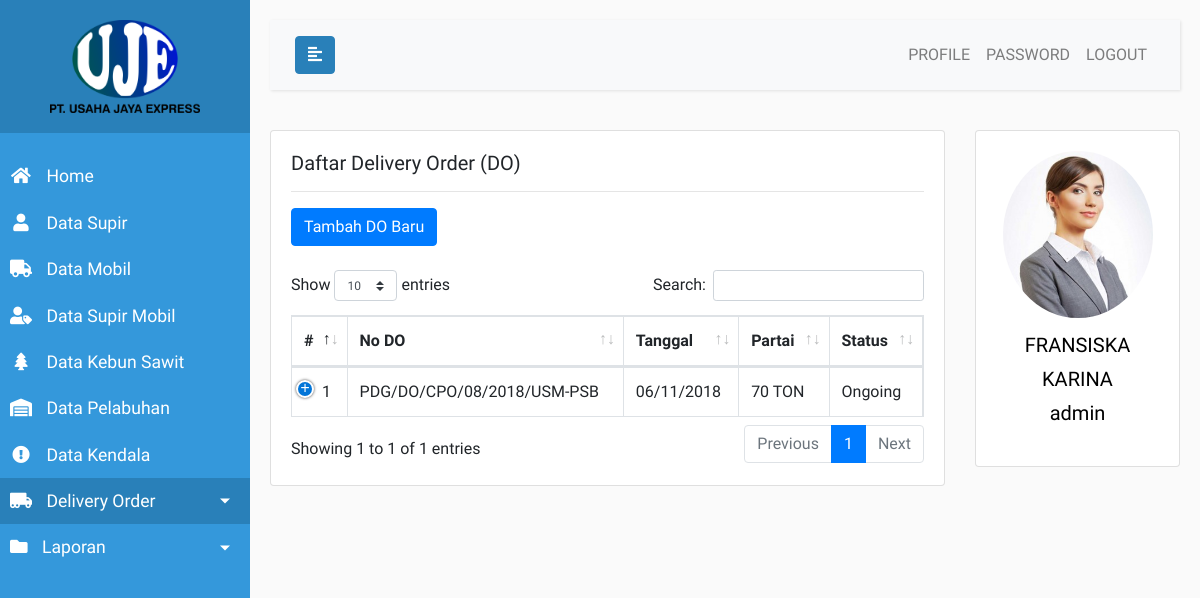
Page /admin.php?page=daftar-do (signed in) on the earlier database version.
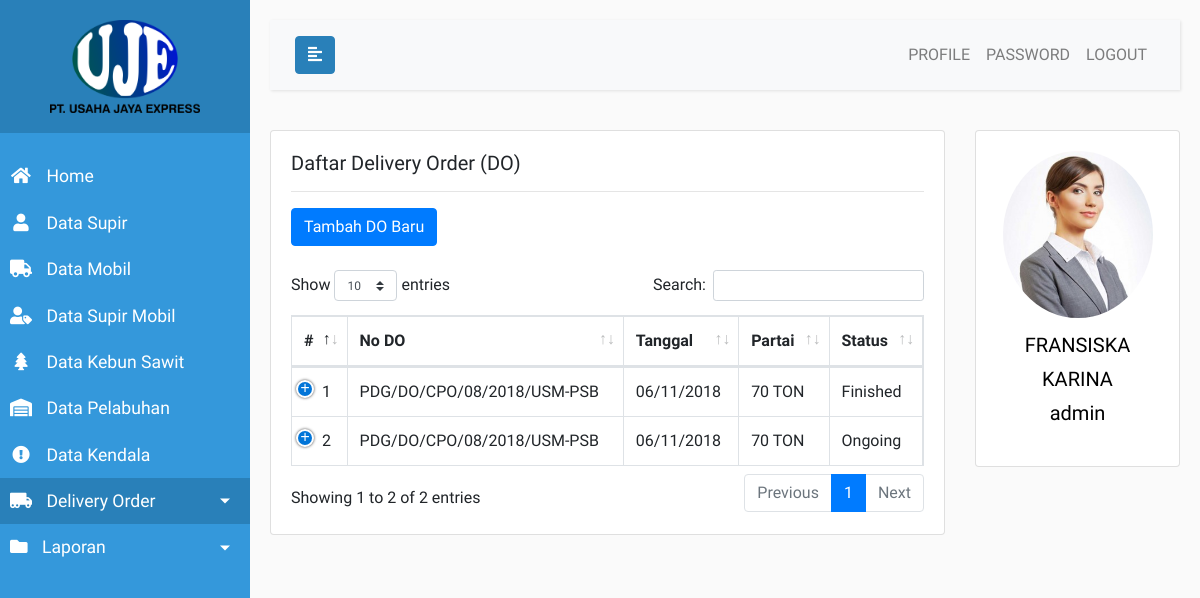
Same page on the later database version.
### tables this page shows
CREATE TABLE `tb_jalan` (
  `id` int(11) NOT NULL AUTO_INCREMENT,
  `user_id` int(11) NOT NULL,
  `kebun_id` int(11) NOT NULL,
  `pelabuhan_id` int(11) NOT NULL,
  `do_no` varchar(100) NOT NULL,
  `do_tanggal` date NOT NULL,
  `partai` float NOT NULL,
  `jenis` enum('CPO') NOT NULL,
  `nominal` int(11) NOT NULL,
  `status` tinyint(4) NOT NULL DEFAULT '0',
  `dobel` tinyint(4) NOT NULL DEFAULT '0',
  PRIMARY KEY (`id`),
  KEY `FK2` (`user_id`),
  KEY `FK3` (`kebun_id`),
  KEY `FK4` (`pelabuhan_id`),
  CONSTRAINT `FK2` FOREIGN KEY (`user_id`) REFERENCES `tb_user` (`id`) ON DELETE CASCADE ON UPDATE CASCADE,
  CONSTRAINT `FK3` FOREIGN KEY (`kebun_id`) REFERENCES `tb_kebun` (`id`) ON DELETE CASCADE ON UPDATE CASCADE,
  CONSTRAINT `FK4` FOREIGN KEY (`pelabuhan_id`) REFERENCES `tb_pelabuhan` (`id`) ON DELETE CASCADE ON UPDATE CASCADE
);

CREATE TABLE `tb_user` (
  `id` int(11) NOT NULL AUTO_INCREMENT,
  `username` varchar(20) NOT NULL,
  `password` varchar(100) NOT NULL,
  `hak_akses` enum('admin','pimpinan') NOT NULL,
  `status` tinyint(4) NOT NULL DEFAULT '1',
  `nama` varchar(100) NOT NULL,
  `jenis_kelamin` enum('pria','wanita') NOT NULL,
  `tempat_lahir` varchar(50) NOT NULL,
  `tanggal_lahir` date NOT NULL,
  `alamat` text NOT NULL,
  `telepon` varchar(13) NOT NULL,
  `foto` varchar(100) NOT NULL,
  PRIMARY KEY (`id`)
);

### app/app.php (called while the page is built, shortened)
<?php
	function koneksi() {
		$host = 'localhost';
		$user = 'root';
		$pass = '';
		$db = 'pt-uje-db';
		$conn = mysqli_connect($host, $user, $pass, $db);
		return $conn;
	}
	function getProfile() {
		$conn = koneksi();
		$uid = $_SESSION['uid'];
		$query = "SELECT * FROM tb_user WHERE id = '$uid'";
		$process = mysqli_query($conn, $query);
		$data = mysqli_fetch_assoc($process);
		return $data;
	}
?>

### views/admin/do/daftar-do.php (the view, shortened to what this page needs)
<div class="row">
	<div class="col-md-9">
		<div class="card">
			<div class="card-body">
				<h5 class="card-title">Daftar Delivery Order (DO)</h5><hr>
				<a href="?page=tambah-do" target="_blank" class="btn btn-primary">Tambah DO Baru</a><br><br>
				<table id="table-data-do" class="table table-bordered display responsive nowrap" style="width:100%">
					<thead>
						<tr>
							<th>#</th>
							<th>No DO</th>
							<th>Tanggal</th>
							<th>Partai</th>
							<th>Status</th>
						</tr>
					</thead>
					<tbody>
						<?php
							$list_data = [];
							$query = "SELECT * FROM tb_jalan";
							$process = mysqli_query($conn, $query);
							while($row = mysqli_fetch_array($process)) {
								$list_data[] = $row;
							}
							foreach ($list_data as $key => $value) {
						?>
							<tr>
								<td><?php echo $key+1 ?></td>
								<td><?php echo $value['do_no'] ?></td>
								<td><?php echo date('d/m/Y', strtotime($value['do_tanggal'])) ?></td>
								<td><?php echo number_format($value['partai']) ?> TON</td>
								<td><?php echo $value['status'] == '0' ? 'Ongoing' : 'Finished' ?></td>
							</tr>
						<?php
							}
						?>
					</tbody>
				</table>
			</div>
		</div>
	</div>
	<div class="col-md-3">
		<?php include 'views/partials/rightbar.php'; ?>
	</div>
</div>

### admin.php (shortened to what this page needs)
<?php
	require_once 'app/app.php';
	$conn = koneksi();
?>
<!DOCTYPE html>
<html>
<head>
	<link rel="stylesheet" href="assets/vendors/bootstrap/css/bootstrap.min.css">
	<link rel="stylesheet" href="assets/vendors/fontawesome/css/all.min.css">
	<link rel="stylesheet" href="assets/vendors/sweetalert/dist/sweetalert2.min.css">
	<link rel="stylesheet" href="assets/vendors/airdatepicker/dist/css/datepicker.min.css">
	<link rel="stylesheet" href="assets/vendors/datatables/datatables.min.css">
	<link rel="stylesheet" href="assets/vendors/select2/dist/css/select2.min.css">
	<link rel="stylesheet" href="assets/vendors/select2-bootstrap4/dist/select2-bootstrap4.min.css">
	<link rel="stylesheet" href="assets/css/app.css">
</head>
<body>
	<div class="wrapper">
		<?php include 'views/partials/sidebar.php'; ?>
        <div id="content">
			<?php include 'views/partials/navbar.php'; ?>
			<?php
				if (isset($_GET['page'])) {
					$page = $_GET['page'];
					if ($page == 'home') {
						include 'views/admin/home.php';
					} elseif ($page == 'profile') {
						include 'views/admin/profile.php';
					} elseif ($page == 'ubah-password') {
						include 'views/admin/ubah-password.php';
					} elseif ($page == 'supir') {
						include 'views/admin/supir/kelola-supir.php';
					} elseif ($page == 'mobil') {
						include 'views/admin/mobil/kelola-mobil.php';
					} elseif ($page == 'supir_mobil') {
						include 'views/admin/supir_mobil/kelola-supir-mobil.php';
					} elseif ($page == 'kebun') {
						include 'views/admin/kebun/kelola-kebun.php';
					} elseif ($page == 'pelabuhan') {
						include 'views/admin/pelabuhan/kelola-pelabuhan.php';
					} elseif ($page == 'tambah-do') {
						include 'views/admin/do/tambah-do.php';
					} elseif ($page == 'daftar-do') {
						include 'views/admin/do/daftar-do.php';
					} elseif ($page == 'detail-do') {
						include 'views/admin/do/detail-do.php';
					} elseif ($page == 'cetak-detail-do') {
						include 'views/admin/do/cetak-detail-do.php';
					} elseif ($page == 'cetak-pengantar') {
						include 'views/admin/do/cetak-pengantar.php';
					} elseif ($page == 'isi-spb') {
						include 'views/admin/do/isi-spb.php';
					} elseif ($page == 'kendala') {
						include 'views/admin/kendala/kelola-kendala.php';
					} elseif ($page == 'pendapatan-supir') {
						include 'views/admin/laporan/pendapatan-supir.php';
					} elseif ($page == 'laba-rugi') {
						include 'views/admin/laporan/laba-rugi.php';
					}
				}
			?>
        </div>
    </div>
</body>
</html>

### views/partials/sidebar.php (shortened to what this page needs)
<nav id="sidebar">
    <div class="sidebar-header text-center">
        <img src="assets/img/logo2.png" width="150px;"">
    </div>
    <ul class="list-unstyled components">
        <li class="<?php echo ($_GET['page'] == 'home')?'active':''; ?>">
            <a href="?page=home">
                <i class="fa fa-fw fa-home"></i>
                Home
            </a>
        </li>
        <li class="<?php echo ($_GET['page'] == 'supir')?'active':''; ?>">
            <a href="?page=supir">
                <i class="fa fa-fw fa-user"></i>
                Data Supir
            </a>
        </li>
        <li class="<?php echo ($_GET['page'] == 'mobil')?'active':''; ?>">
            <a href="?page=mobil">
                <i class="fa fa-fw fa-truck"></i>
                Data Mobil
            </a>
        </li>
        <li class="<?php echo ($_GET['page'] == 'supir_mobil')?'active':''; ?>">
            <a href="?page=supir_mobil">
                <i class="fa fa-fw fa-user-tag"></i>
                Data Supir Mobil
            </a>
        </li>
        <li class="<?php echo ($_GET['page'] == 'kebun')?'active':''; ?>">
            <a href="?page=kebun">
                <i class="fa fa-fw fa-tree"></i>
                Data Kebun Sawit
            </a>
        </li>
        <li class="<?php echo ($_GET['page'] == 'pelabuhan')?'active':''; ?>">
            <a href="?page=pelabuhan">
                <i class="fa fa-fw fa-warehouse"></i>
                Data Pelabuhan
            </a>
        </li>
        <li class="<?php echo ($_GET['page'] == 'kendala')?'active':''; ?>">
            <a href="?page=kendala">
                <i class="fa fa-fw fa-exclamation-circle"></i>
                Data Kendala
            </a>
        </li>
        <?php
            if ($_GET['page'] == 'tambah-do' || $_GET['page'] == 'daftar-do') {
                echo '<li class="active">';
            } else {
                echo '<li>';
            }
        ?>
            <a href="#pageSubmenu" data-toggle="collapse" aria-expanded="false" class="dropdown-toggle">
                <i class="fa fa-fw fa-truck-moving"></i>
                Delivery Order
            </a>
        </li>
        <?php
            if ($_GET['page'] == 'pendapatan-supir' || $_GET['page'] == 'laba-rugi') {
                echo '<li class="active">';
            } else {
                echo '<li>';
            }
        ?>
            <a href="#pageLaporan" data-toggle="collapse" aria-expanded="false" class="dropdown-toggle">
                <i class="fa fa-sw fa-folder"></i>
                Laporan
            </a>
        </li>
    </ul>
</nav>

### views/partials/navbar.php (shortened to what this page needs)
 <nav class="navbar navbar-expand-lg navbar-light bg-light">
    <div class="container-fluid">
        <button type="button" id="sidebarCollapse" class="btn" style="background: #2980B9; color: #fff; border-color: #2980B9;">
            <i class="fas fa-align-left"></i>
        </button>
        <div class="collapse navbar-collapse" id="navbarSupportedContent">
            <ul class="nav navbar-nav ml-auto">
                <li class="nav-item <?php echo ($_GET['page'] == 'profile')?'active':''; ?>">
                    <a class="nav-link" href="?page=profile">PROFILE</a>
                </li>
                <li class="nav-item <?php echo ($_GET['page'] == 'ubah-password')?'active':''; ?>">
                    <a class="nav-link" href="?page=ubah-password">PASSWORD</a>
                </li>
                <li class="nav-item">
                    <a class="nav-link" href="#logout" id="btn-logout">LOGOUT</a>
                </li>
            </ul>
        </div>
    </div>
</nav>

### views/partials/rightbar.php
<div class="card">
	<div class="card-body text-center">
		<img src="/assets/img/profil/<?php echo getProfile()['foto'] ?>" width="150px" class="rounded-circle">
		<p class="profile-name"><?php echo strtoupper(getProfile()['nama']).'<br>'.strtolower($_SESSION['akses']) ?></p>
	</div>
</div>

### assets/css/app.css (style rules this page uses)
body { font-family: 'Ubuntu', sans-serif; background: #fafafa; }
p { font-family: 'Ubuntu', sans-serif; font-size: 1.1em; font-weight: 300; line-height: 1.7em; color: #999; }
a, a:hover, a:focus { color: inherit; text-decoration: none; transition: all 0.3s; }
.navbar { padding: 15px 10px; background: #fff; border: none; border-radius: 0; margin-bottom: 40px; box-shadow: 1px 1px 3px rgba(0, 0, 0, 0.1); }
i, span { display: inline-block; }
.wrapper { display: flex; align-items: stretch; }
#sidebar { min-width: 250px; max-width: 250px; background: #3498DB; color: #fff; transition: all 0.3s; }
#sidebar ul li a { text-align: left; }
#sidebar .sidebar-header { padding: 20px; background: #2980B9; }
#sidebar ul.components { padding: 20px 0; }
#sidebar ul li a { padding: 10px; font-size: 1.1em; display: block; }
#sidebar ul li a i { margin-right: 10px; }
#sidebar ul li.active>a, a[aria-expanded="true"] { color: #fff; background: #2980B9; }
a[data-toggle="collapse"] { position: relative; }
.dropdown-toggle::after { display: block; position: absolute; top: 50%; right: 20px; transform: translateY(-50%); }
#content { width: 100%; padding: 20px; min-height: 100vh; transition: all 0.3s; }
.profile-name { padding-top: 10px; font-size: 20px; color: #000; }

Differences in the rows shown:
changed tb_jalan (number 1 of 2 on the later page): status "Ongoing" → "Finished"
added tb_jalan: do_no "PDG/DO/CPO/08/2018/USM-PSB", do_tanggal "06/11/2018", partai "70", status "Ongoing"
Other differences:
text written by a page script: "Show entries Search: Showing 1 to 1 of 1 entries Previous 1 Next" → "Show entries Search: Showing 1 to 2 of 2 entries Previous 1 Next"
